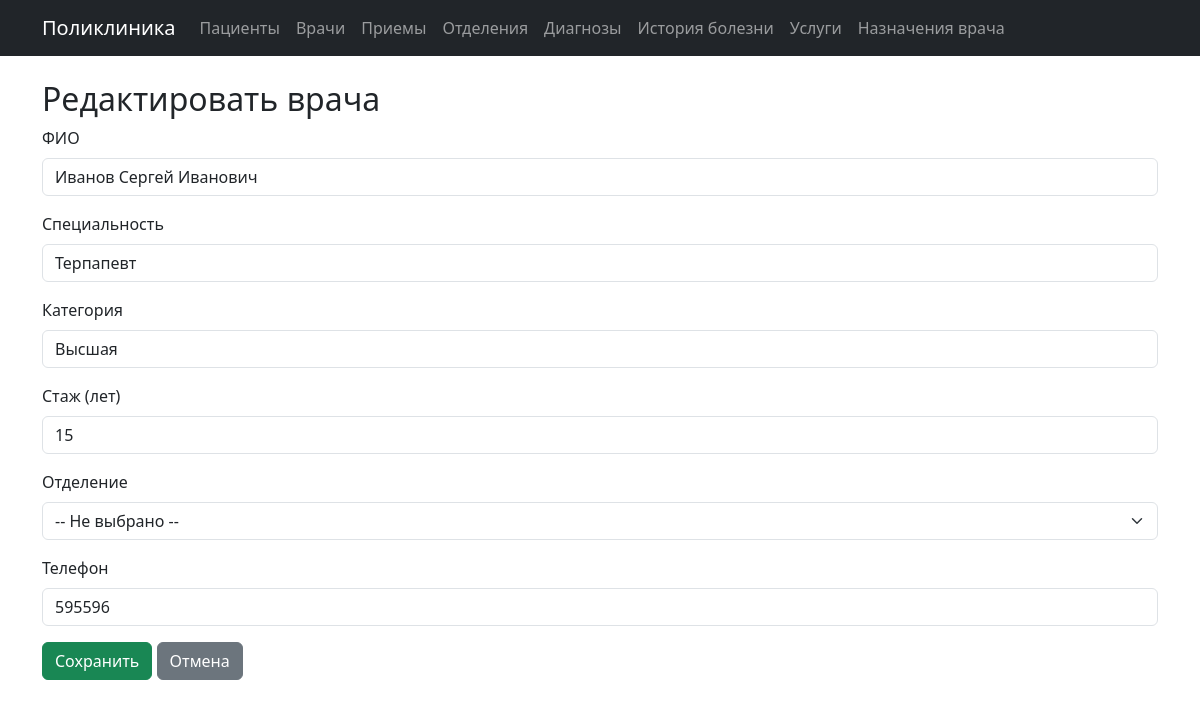
The page /doctors/1/edit on the database as committed earlier.
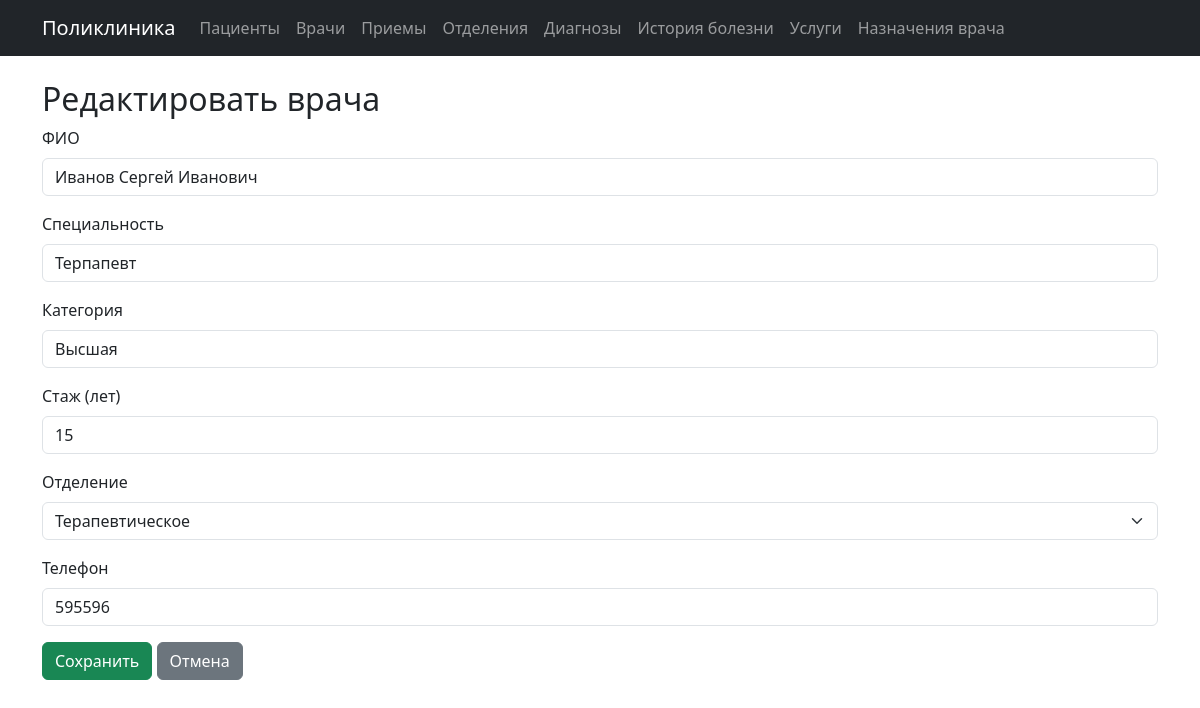
The same page on the database as committed later.
### models.py (models this page shows)
class Doctor(db.Model):
    __tablename__ = 'doctors'
    id = db.Column(db.Integer, primary_key=True)
    full_name = db.Column(db.String(100), nullable=False)
    specialty = db.Column(db.String(100))
    experience_years = db.Column(db.Integer)
    phone = db.Column(db.String(20))
    category = db.Column(db.String(50))
    department_id = db.Column(db.Integer, db.ForeignKey('departments.id'))
    appointments = db.relationship('Appointment', backref='doctor', lazy=True)

class Department(db.Model):
    __tablename__ = 'departments'
    id = db.Column(db.Integer, primary_key=True)
    name = db.Column(db.String(100), nullable=False)
    floor = db.Column(db.Integer)
    phone = db.Column(db.String(20))
    doctors = db.relationship('Doctor', backref='department', lazy=True)

### modules/doctors.py (the view, shortened to what this page needs)
@doctors_bp.route('/doctors/<int:doctor_id>/edit', methods=['GET', 'POST'])
def edit_doctor(doctor_id):
    doctor = Doctor.query.get_or_404(doctor_id)
    departments = Department.query.all()
    return render_template('doctors/form.html', doctor=doctor, departments=departments)

### templates/doctors/form.html
{% extends 'index.html' %}
{% block content %}
<h2>{{ 'Редактировать' if doctor else 'Добавить' }} врача</h2>
<form method="POST">
    <div class="mb-3">
        <label class="form-label">ФИО</label>
        <input type="text" name="full_name" class="form-control" value="{{ doctor.full_name if doctor else '' }}" required>
    </div>
    <div class="mb-3">
        <label class="form-label">Специальность</label>
        <input type="text" name="specialty" class="form-control" value="{{ doctor.specialty if doctor else '' }}">
    </div>
    <div class="mb-3">
        <label class="form-label">Категория</label>
        <input type="text" name="category" class="form-control" value="{{ doctor.category if doctor else '' }}">
    </div>
    <div class="mb-3">
        <label class="form-label">Стаж (лет)</label>
        <input type="number" name="experience_years" class="form-control" value="{{ doctor.experience_years if doctor else '' }}">
    </div>
    <div class="mb-3">
        <label class="form-label">Отделение</label>
        <select name="department_id" class="form-select">
            <option value="">-- Не выбрано --</option>
            {% for dep in departments %}
            <option value="{{ dep.id }}" {% if doctor and doctor.department_id == dep.id %}selected{% endif %}>{{ dep.name }}</option>
            {% endfor %}
        </select>
    </div>
    <div class="mb-3">
        <label class="form-label">Телефон</label>
        <input type="text" name="phone" class="form-control" value="{{ doctor.phone if doctor else '' }}">
    </div>
    <button type="submit" class="btn btn-success">Сохранить</button>
    <a href="/doctors" class="btn btn-secondary">Отмена</a>
</form>
{% endblock %}

Rows that differ between the two databases and show on the page:
changed Doctor "Иванов Сергей Иванович": department_id (not shown) → "Терапевтическое"
Other text that changed with them:
form field department_id: "-- Не выбрано --" → (not shown)
